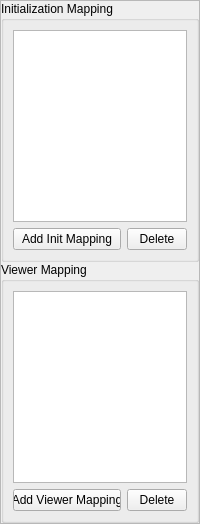
         <widget class="QFrame" name="frame_8">
          <property name="minimumSize">
           <size>
            <width>200</width>
            <height>0</height>
           </size>
          </property>
          <property name="maximumSize">
           <size>
            <width>200</width>
            <height>16777215</height>
           </size>
          </property>
          <property name="frameShape">
           <enum>QFrame::StyledPanel</enum>
          </property>
          <property name="frameShadow">
           <enum>QFrame::Raised</enum>
          </property>
          <layout class="QVBoxLayout" name="verticalLayout_8">
           <property name="spacing">
            <number>0</number>
           </property>
           <property name="leftMargin">
            <number>0</number>
           </property>
           <property name="topMargin">
            <number>0</number>
           </property>
           <property name="rightMargin">
            <number>0</number>
           </property>
           <property name="bottomMargin">
            <number>0</number>
           </property>
           <item>
            <widget class="QGroupBox" name="groupBox_23">
             <property name="title">
              <string>Initialization Mapping</string>
             </property>
             <layout class="QGridLayout" name="gridLayout_29">
              <item row="1" column="0">
               <widget class="QPushButton" name="pushButton_27">
                <property name="sizePolicy">
                 <sizepolicy hsizetype="Expanding" vsizetype="Fixed">
                  <horstretch>0</horstretch>
                  <verstretch>0</verstretch>
                 </sizepolicy>
                </property>
                <property name="text">
                 <string>Add Init Mapping</string>
                </property>
               </widget>
              </item>
              <item row="1" column="1">
               <widget class="QPushButton" name="pushButton_28">
                <property name="sizePolicy">
                 <sizepolicy hsizetype="Fixed" vsizetype="Fixed">
                  <horstretch>0</horstretch>
                  <verstretch>0</verstretch>
                 </sizepolicy>
                </property>
                <property name="maximumSize">
                 <size>
                  <width>60</width>
                  <height>16777215</height>
                 </size>
                </property>
                <property name="text">
                 <string>Delete</string>
                </property>
               </widget>
              </item>
              <item row="0" column="0" colspan="2">
               <widget class="QListWidget" name="listWidget_9"/>
              </item>
             </layout>
            </widget>
           </item>
           <item>
            <widget class="QGroupBox" name="groupBox_24">
             <property name="title">
              <string>Viewer Mapping</string>
             </property>
             <layout class="QGridLayout" name="gridLayout_30">
              <item row="0" column="0" colspan="2">
               <widget class="QListWidget" name="listWidget_10"/>
              </item>
              <item row="1" column="0">
               <widget class="QPushButton" name="pushButton_29">
                <property name="sizePolicy">
                 <sizepolicy hsizetype="Expanding" vsizetype="Fixed">
                  <horstretch>0</horstretch>
                  <verstretch>0</verstretch>
                 </sizepolicy>
                </property>
                <property name="text">
                 <string>Add Viewer Mapping</string>
                </property>
               </widget>
              </item>
              <item row="1" column="1">
               <widget class="QPushButton" name="pushButton_30">
                <property name="sizePolicy">
                 <sizepolicy hsizetype="Fixed" vsizetype="Fixed">
                  <horstretch>0</horstretch>
                  <verstretch>0</verstretch>
                 </sizepolicy>
                </property>
                <property name="maximumSize">
                 <size>
                  <width>60</width>
                  <height>16777215</height>
                 </size>
                </property>
                <property name="text">
                 <string>Delete</string>
                </property>
               </widget>
              </item>
             </layout>
            </widget>
           </item>
          </layout>
         </widget>
